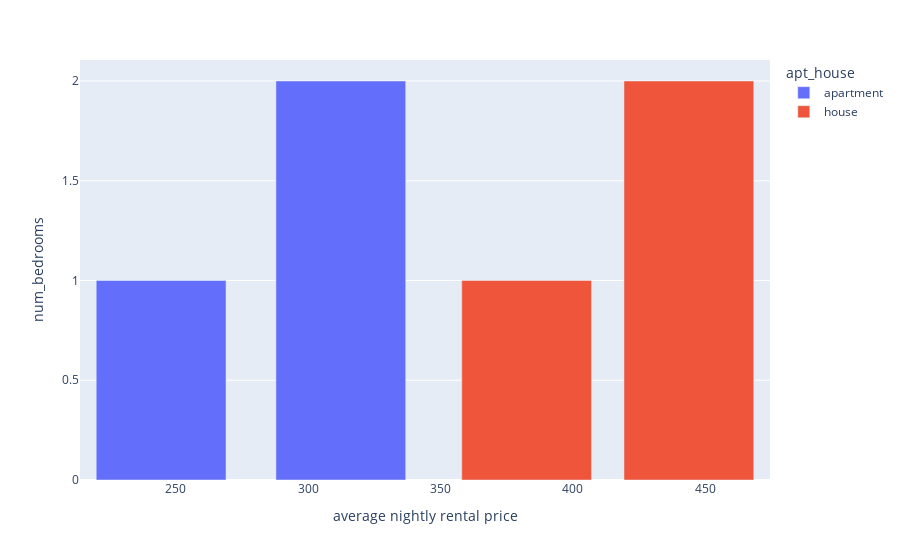

Notebook code cell kept with this figure:
### Code cell
# Quiz tableau que
temp_df = pd.pivot_table(df,index=['apt_house','num_bedrooms'],values='sample_nightly_rent_price',aggfunc=mean).reset_index()
px.bar(temp_df,x='sample_nightly_rent_price',y='num_bedrooms',hover_data=['apt_house'],
        labels={'sample_nightly_rent_price': 'average nightly rental price'},
        color='apt_house')

### Figure 1 — Plotly figure (JSON) as saved in the notebook; plotly's stock layout.template omitted (floating-point values rounded to 4 significant figures)
{"data": [{"alignmentgroup": "True", "customdata": [["apartment"], ["apartment"]], "hovertemplate": "apt_house=%{customdata[0]}<br>average nightly rental price=%{x}<br>num_bedrooms=%{y}<extra></extra>", "legendgroup": "apartment", "marker": {"color": "#636efa", "pattern": {"shape": ""}}, "name": "apartment", "offsetgroup": "apartment", "orientation": "v", "showlegend": true, "textposition": "auto", "type": "bar", "x": [244.6, 312.4], "xaxis": "x", "y": [1, 2], "yaxis": "y"}, {"alignmentgroup": "True", "customdata": [["house"], ["house"]], "hovertemplate": "apt_house=%{customdata[0]}<br>average nightly rental price=%{x}<br>num_bedrooms=%{y}<extra></extra>", "legendgroup": "house", "marker": {"color": "#EF553B", "pattern": {"shape": ""}}, "name": "house", "offsetgroup": "house", "orientation": "v", "showlegend": true, "textposition": "auto", "type": "bar", "x": [382.5, 443.8], "xaxis": "x", "y": [1, 2], "yaxis": "y"}], "layout": {"barmode": "relative", "legend": {"title": {"text": "apt_house"}, "tracegroupgap": 0}, "margin": {"t": 60}, "xaxis": {"anchor": "y", "domain": [0, 1], "title": {"text": "average nightly rental price"}}, "yaxis": {"anchor": "x", "domain": [0, 1], "title": {"text": "num_bedrooms"}}}}
